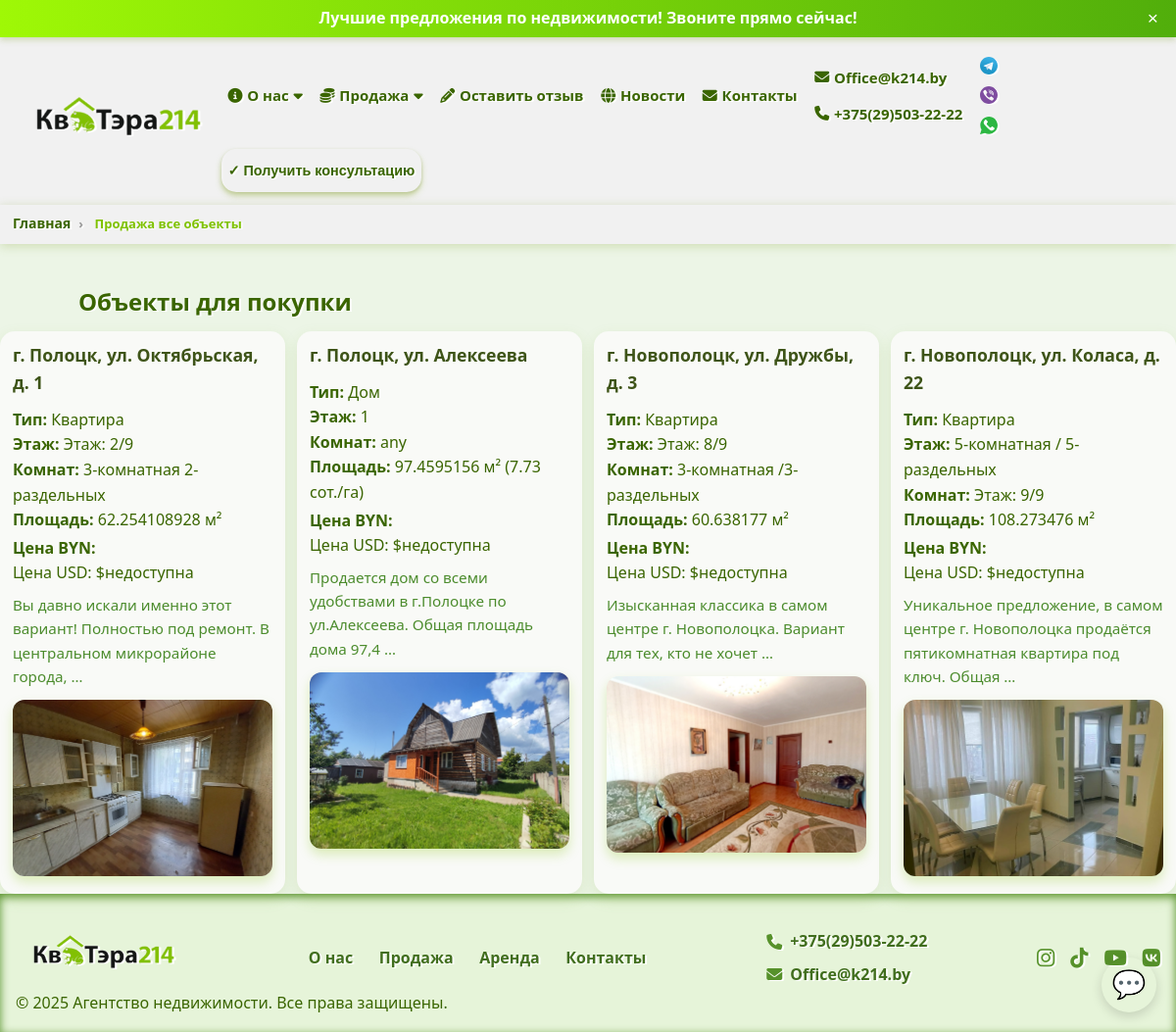
Page /sale/ on the committed database.
### webapp/models.py (models this page shows, shortened)
class Contact(models.Model):
    name = models.CharField(max_length=255)
    phone = models.CharField(max_length=20, default='phone')
    phone_two = models.CharField(max_length=20, default='phone')
    email = models.EmailField()
    class Meta:
        verbose_name = "Контакт"
        verbose_name_plural = "Контакты"

class Messengers(models.Model):
    contact = models.ForeignKey(Contact, related_name='messengers', on_delete=models.CASCADE)
    name = models.CharField(max_length=100)
    url = models.URLField()
    icon_svg = models.FileField(upload_to='messenger_svgs/', blank=True, null=True, help_text='SVG файл иконки')
    is_had = models.BooleanField(default=True, verbose_name="В верхнее меню")
    class Meta:
        verbose_name = "Мессенджеры"
        verbose_name_plural = "Мессенджеры"

class Property(models.Model):
    CURRENCY_CHOICES = [
        ('USD', 'USD'),
        ('BYN', 'BYN'),
    ]
    name = models.CharField(max_length=255, verbose_name="Имя/Адрес")
    slug = models.SlugField(max_length=255, unique=True, blank=True, null=True, verbose_name="Для адресной строки ЮРЛ")
    city_name = models.CharField(max_length=255, default='город', verbose_name="Город")  # пока оставить
    city = models.ForeignKey(City, on_delete=models.SET_NULL, null=True, blank=True, related_name='properties',
                             verbose_name="Город")
    description = models.TextField(verbose_name="Описание")
    notes = models.TextField(default='Примечание', verbose_name="Примечание")
    address = models.CharField(max_length=500, verbose_name="Адрес")
    price = models.DecimalField(max_digits=12, decimal_places=2, verbose_name="Цена")
    floor = models.TextField(help_text='Этаж', verbose_name="Этаж", default=0)
    many_rooms = models.TextField(help_text='Сколько комнат', verbose_name="Сколько комнат", default=0)
    area = models.FloatField(help_text='Площадь в квадратных метрах', verbose_name="Полщадь м/кв")
    area_ga = models.FloatField(help_text='Площадь в гектарах/сотках', verbose_name="Площадь в гектарах/сотках", null=True, blank=True)
    map_embed_html = models.TextField(
        blank=True,
        null=True,
        verbose_name="HTML-код карты (iframe)"
    )
    date_posted = models.DateField(auto_now_add=True, verbose_name="Дата добавления")
    is_sale = models.BooleanField(default=True, verbose_name="Продается")
    is_top_ten = models.BooleanField(default=True, verbose_name="Топ 10")
    is_commercial = models.BooleanField(default=True, verbose_name="Коммерческая")
    is_rent = models.BooleanField(default=True, verbose_name="Сдается в аренду")
    is_active_new = models.BooleanField(default=True, verbose_name="Новое объявление")
    is_active_house = models.BooleanField(default=True, verbose_name="Дом")
    is_active_country_house = models.BooleanField(default=True, verbose_name="Загородный дом")
    is_active_apartment = models.BooleanField(default=True, verbose_name="Квартира")
    is_active_sold = models.BooleanField(default=False, verbose_name="Продан")
    contacts = models.ManyToManyField('Contact', related_name='properties', verbose_name="Контакты")
    currency = models.CharField(max_length=3, choices=[('USD', 'USD'), ('BYN', 'BYN')], default='USD', verbose_name="Валюта")
    class Meta:
        verbose_name = "Объекты"
        verbose_name_plural = "Объекты"

class PropertyPhoto(models.Model):
    property = models.ForeignKey(Property, related_name='photos', on_delete=models.CASCADE)
    photo = models.ImageField(upload_to='property_photos/')
    alt_text = models.CharField(max_length=255, blank=True)

class SocialNetwork(models.Model):
    contact = models.ForeignKey(Contact, related_name='social_networks', on_delete=models.CASCADE)
    name = models.CharField(max_length=100)
    url = models.URLField()
    icon = models.CharField(max_length=100, help_text='Название иконки (например, fa-facebook) или путь')
    is_had = models.BooleanField(default=True, verbose_name="В верхнее меню")
    class Meta:
        verbose_name = "Соц сети"
        verbose_name_plural = "Соц сети"

### webapp/views.py (the view, shortened to what this page needs)
# urls.py: path('sale/', views.sale, name='sale'),
def sale(request):
    properties = Property.objects.filter(is_sale=True)
    has_filters = False  # флаг наличия фильтров
    property_types = request.GET.getlist('property_type')
    direction = request.GET.get('direction', '').strip()
    if direction:
        has_filters = True
        properties = properties.filter(address__icontains=direction)
    price_min = request.GET.get('price_min')
    price_max = request.GET.get('price_max')
    currency = request.GET.get('currency')
    if currency and currency.upper() in dict(Property.CURRENCY_CHOICES).keys():
        has_filters = True
        properties = properties.filter(currency=currency.upper())
    first_property = properties.first()
    context = {
        'properties': properties,
        'first_property': first_property,
        'has_filters': has_filters,
    }
    return render(request, 'webapp/sale_page.html', context)

### webapp/context_processors.py (called while the page is built)
def contact_data(request):
    contact = Contact.objects.prefetch_related('social_networks', 'messengers').first()
    cities = City.objects.all()
    if contact:
        social_networks = contact.social_networks.filter(is_had=True)
        messengers = contact.messengers.filter(is_had=True)
    else:
        social_networks = []
        messengers = []
    return {
        'contact': contact,
        'social_networks': social_networks,
        'messengers': messengers,
        'cities': cities,
    }

def get_usd_to_byn_rate():
    url = "https://api.nbrb.by/exrates/rates/USD?parammode=2"
    response = requests.get(url)
    if response.status_code == 200:
        data = response.json()
        rate = data.get('Cur_OfficialRate')
        scale = data.get('Cur_Scale', 1)
        if rate and scale:
            return rate / scale
    return None

def currency_rates(request):
    rate = get_usd_to_byn_rate()
    return {
        'usd_to_byn_rate': rate
    }

### webapp/templatetags/currency_filters.py (called while the page is built)
@register.filter
def multiply(value, arg):
    try:
        return float(value) * float(arg)
    except (ValueError, TypeError):
        return None

### webapp/templates/webapp/sale_page.html (shortened to what this page needs)
{% extends 'main/base.html' %}
{% load currency_filters %}
{% load static %}
{% block content %}
    <nav class="breadcrumb-container" aria-label="breadcrumb">
        <ol class="breadcrumb-list">
            <li class="breadcrumb-item">
                <a href="{% url 'index' %}" class="nav-link">Главная</a>
            </li>
            <li class="breadcrumb-item active" aria-current="page">
                <a href="{% url 'sale' %}">
                    {% if has_filters %}
                        Продажа
                    {% else %}
                        Продажа все объекты
                    {% endif %}
                </a>
            </li>
        </ol>
    </nav>
    <section>
        <div class="listing-wrapper">
            <h1 class="page-title">Объекты для покупки</h1>
            {% if properties %}
                <div class="listing-cards">
                    {% for property in properties %}
                        <article class="listing-card">
                            <h2 class="listing-title">
                                <a href="{% url 'sale_single' property.slug %}" class="listing-link">
                                    {{ property.name }}
                                </a>
                            </h2>
                            <p><b>Тип:</b>
                                {% if property.is_active_apartment %} Квартира
                                {% elif property.is_active_house %} Дом
                                {% elif property.is_active_country_house %} Дача
                                {% elif property.is_active_new %} Новостройка
                                {% else %} Другое
                                {% endif %}
                            </p>
                            <p><b>Этаж:</b> {{ property.floor|safe }}</p>
                            <p><b>Комнат:</b> {{ property.many_rooms|safe }}</p>
                            <p><b>Площадь:</b> {{ property.area }} м²
                                {% if property.area_ga %} ({{ property.area_ga }} сот./га) {% endif %}
                            </p>
                            <p><b>Цена BYN:</b>
                            </p>
                            {% if usd_to_byn_rate and property.price %}
                                <p><b>Цена в USD: $</b> <span class="price-sale">{{ property.price }}</span></p>
                            {% else %}
                                <p>Цена USD: $недоступна</p>
                            {% endif %}
                            <p class="listing-description">{{ property.description|safe|truncatewords:13 }}</p>
                            <a href="{% url 'sale_single' property.slug %}" class="listing-photo-link">
                                {% if property.photos.all %}
                                    <div class="listing-photo-wrapper">
                                        <img src="{{ property.photos.all.0.photo.url }}"
                                             alt="{{ property.photos.all.0.alt_text }}"
                                             class="listing-photo"/>
                                    </div>
                                {% endif %}
                            </a>
                        </article>
                    {% endfor %}
                </div>
            {% endif %}
        </div>
    </section>
{% endblock %}

### templates/main/base.html (shortened to what this page needs)
{% load static %}
<!DOCTYPE html>
<html lang="ru">
<head>
    <link href="https://cdnjs.cloudflare.com/ajax/libs/font-awesome/6.4.0/css/all.min.css" rel="stylesheet"/>
    <link rel="stylesheet" href="{% static 'webapp/css/style.css' %}"/>
</head>
<body>
<div id="top-bar" class="top-bar marquee-container">
    <span class="marquee-text">Лучшие предложения по недвижимости! Звоните прямо сейчас!</span>
    <button class="close-button" aria-label="Закрыть">&times;</button>
</div>
<header class="header">
    <div class="container header-container">
        <div class="logo">
            <a href="{% url 'index' %}">
                <img src="{% static 'webapp/images/logo_kvatera.png' %}" alt="Логотип агентства"/>
            </a>
        </div>
        <nav id="navMenu" class="nav" aria-hidden="true">
            <ul class="menu">
                <li class="dropdown about-dropdown">
                    <a href="{% url 'about' %}"><i class="fa-solid fa-info-circle"></i> О нас <i
                            class="fa fa-caret-down"></i></a>
                </li>
                <li class="dropdown sale-dropdown">
                    <a href="{% url 'city_list' %}"><i class="fa-solid fa-coins"></i> Продажа <i
                            class="fa fa-caret-down"></i></a>
                </li>
                <li><a href="#" id="openReviewBtn"><i class="fas fa-pencil-alt"></i> Оставить отзыв</a></li>
                <li><a href="{% url 'contacts' %}"><i class="fa-solid fa-globe"></i> Новости</a></li>
                <li><a href="{% url 'contacts' %}"><i class="fa-solid fa-envelope"></i> Контакты</a></li>
                <li class="contacts-menu">
                    <a href="mailto:{{ contact.email|urlencode }}"><i
                            class="fa-solid fa-envelope"></i> {{ contact.email }}</a>
                    <a href="tel:{{ contact.phone|urlencode }}"><i class="fa-solid fa-phone"></i> {{ contact.phone }}
                    </a>
                </li>
                <li class="messenger-menu">
                    {% for messenger in messengers %}
                        <a href="{{ messenger.url }}" aria-label="{{ messenger.name }}" target="_blank"
                           rel="noopener noreferrer">
                            {% if messenger.icon_svg %}
                                <img src="{{ messenger.icon_svg.url }}" alt="{{ messenger.name }}"
                                     class="messengers"/>
                            {% else %}
                                {{ messenger.name }}
                            {% endif %}
                        </a>
                    {% empty %}
                        <span>Мессенджеров нет</span>
                    {% endfor %}
                </li>
                <li>
                    <button class="btn-consultation" id="openConsultationBtn">✓ Получить консультацию</button>
                </li>
            </ul>
        </nav>
    </div>
    <div id="messenger-menu-always" aria-label="Мессенджер меню" role="navigation" class="messenger-menu-always">
        <button class="messenger-toggle" aria-expanded="false" aria-controls="messenger-options">
            💬
        </button>
    </div>
</header>
{% block content %}{% endblock %}
<footer class="footer">
    <div class="container footer-container">
        <div class="footer-logo">
            <img src="{% static 'webapp/images/logo_kvatera.png' %}" alt="Логотип агентства"/>
        </div>
        <nav class="footer-menu">
            <a href="{% url 'about' %}">О нас</a>
            <a href="{% url 'sale' %}">Продажа</a>
            <a href="{% url 'rent' %}">Аренда</a>
            <a href="{% url 'contacts' %}">Контакты</a>
        </nav>
        <div class="footer-contacts">
            <p>
                <i class="fa-solid fa-phone"></i>
                <a href="tel:{{ contact.phone|urlencode }}">{{ contact.phone }}</a>
            </p>
            <p>
                <i class="fa-solid fa-envelope"></i>
                <a href="mailto:{{ contact.email|urlencode }}">{{ contact.email }}</a>
            </p>
        </div>
        <div class="footer-social">
            {% for social in contact.social_networks.all %}
                <a href="{{ social.url }}" aria-label="{{ social.name }}" target="_blank" rel="noopener noreferrer">
                    <i class="{{ social.icon }}"></i>
                </a>
            {% empty %}
                <p>Соцсетей нет</p>
            {% endfor %}
        </div>
    </div>
    <div class="copyright">
        &copy; 2025 Агентство недвижимости. Все права защищены.
    </div>
</footer>
</body>
</html>

### rows in the picture
Contact: email "Office@k214.by", phone "+375(29)503-22-22"
Messengers: icon_svg (picture)
Messengers: icon_svg (picture)
Messengers: icon_svg (picture)
Property: name "г. Полоцк, ул. Октябрьская, д. 1", is_active_apartment "Квартира", floor "Этаж: 2/9", many_rooms "3-комнатная 2-раздельных", area "62.254108928", description "Вы давно искали именно этот вариант! Полностью под ремонт. В центральном микрорайоне города, …", photos.all.0.photo (picture)
Property: name "г. Полоцк, ул. Алексеева", is_active_apartment "Дом", floor "1", many_rooms "any", area "97.4595156", area_ga "7.73", description "Продается дом со всеми удобствами в г.Полоцке по ул.Алексеева. Общая площадь дома 97,4 …", photos.all.0.photo (picture)
Property: name "г. Новополоцк, ул. Дружбы, д. 3", is_active_apartment "Квартира", floor "Этаж: 8/9", many_rooms "3-комнатная /3-раздельных", area "60.638177", description "Изысканная классика в самом центре г. Новополоцка. Вариант для тех, кто не хочет …", photos.all.0.photo (picture)
Property: name "г. Новополоцк, ул. Коласа, д. 22", is_active_apartment "Квартира", floor "5-комнатная / 5-раздельных", many_rooms "Этаж: 9/9", area "108.273476", description "Уникальное предложение, в самом центре г. Новополоцка продаётся пятикомнатная квартира под ключ. Общая …", photos.all.0.photo (picture)
